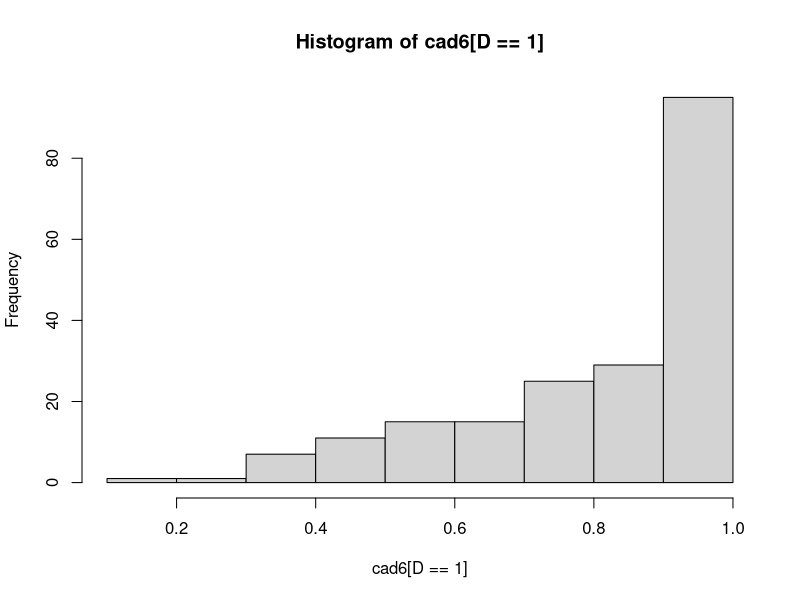
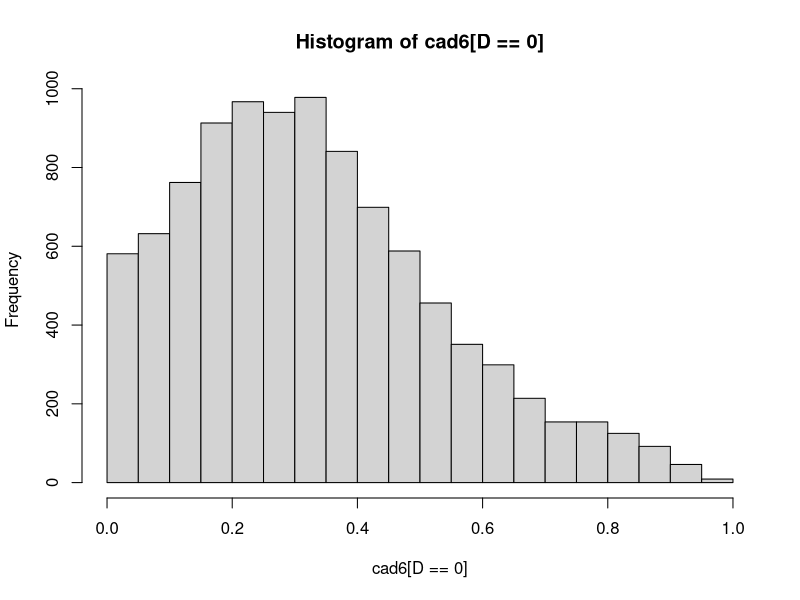
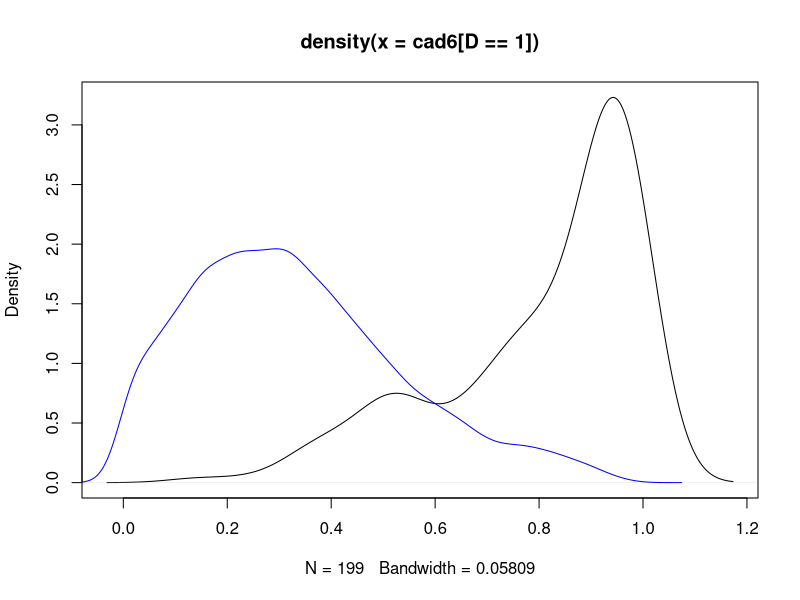
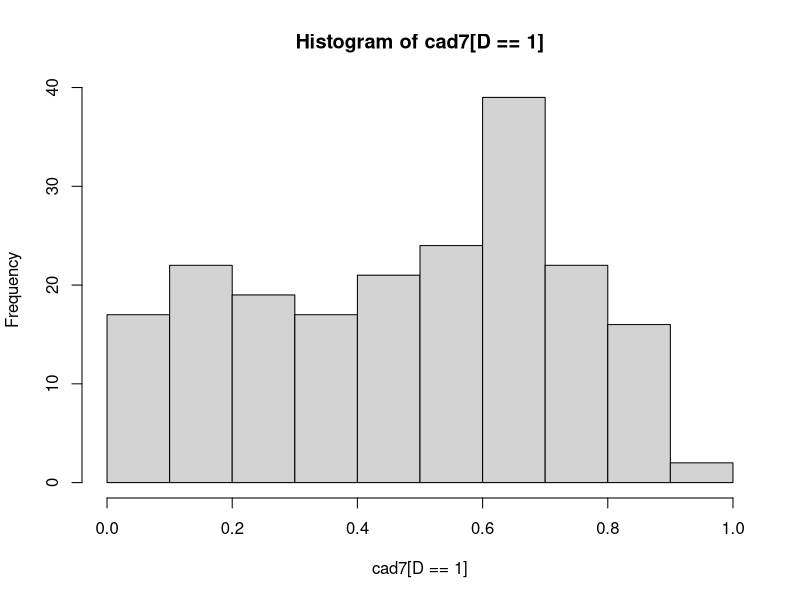
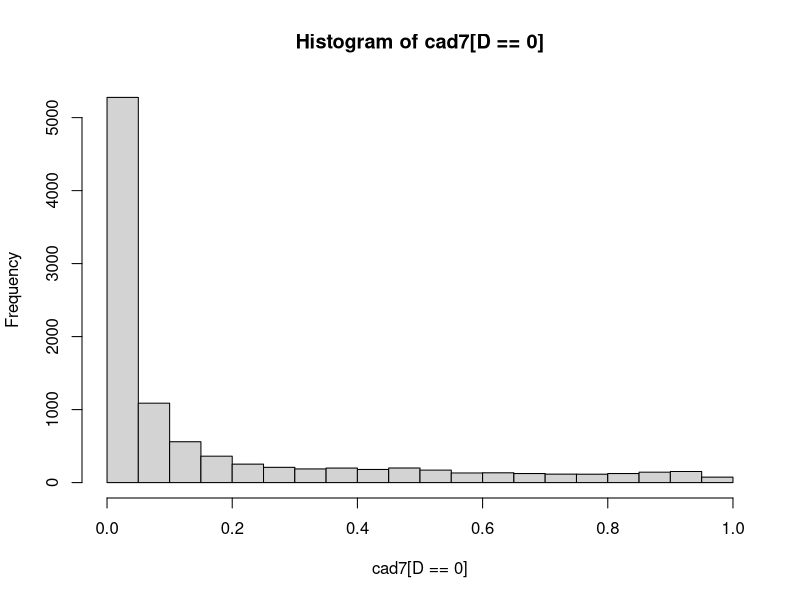
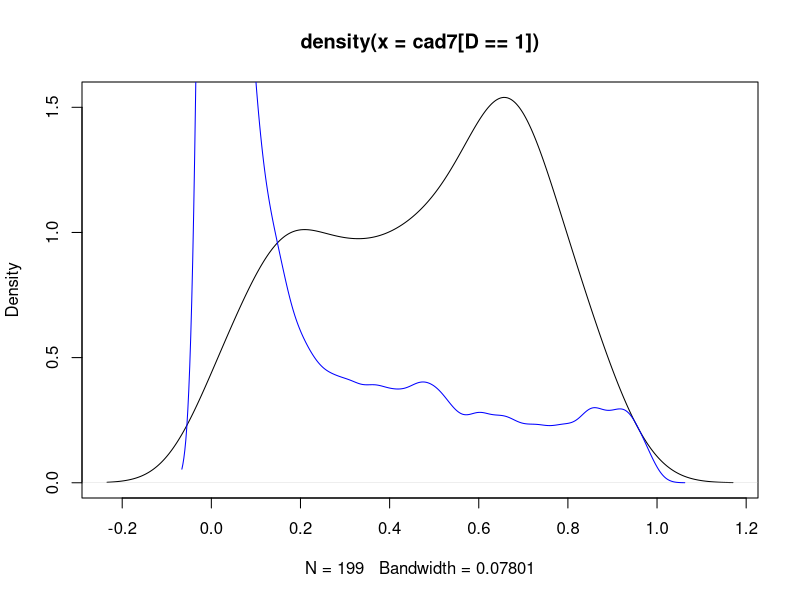
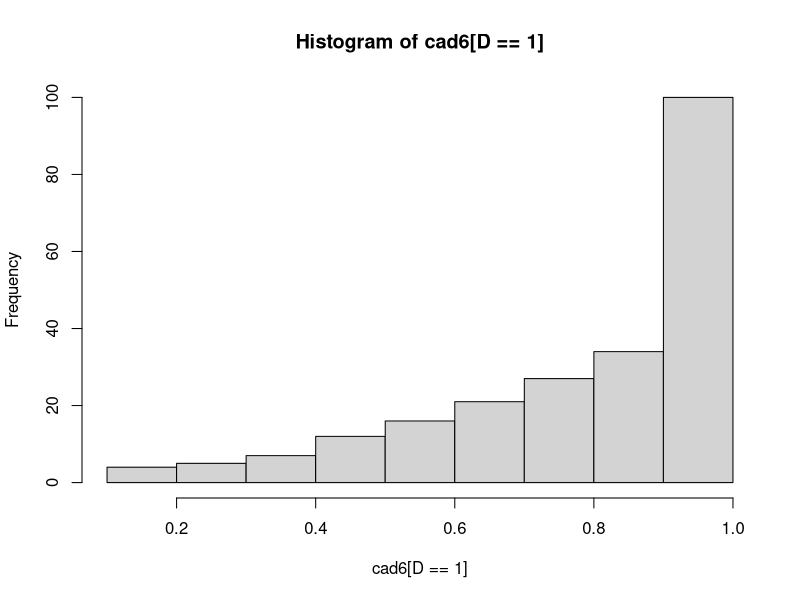
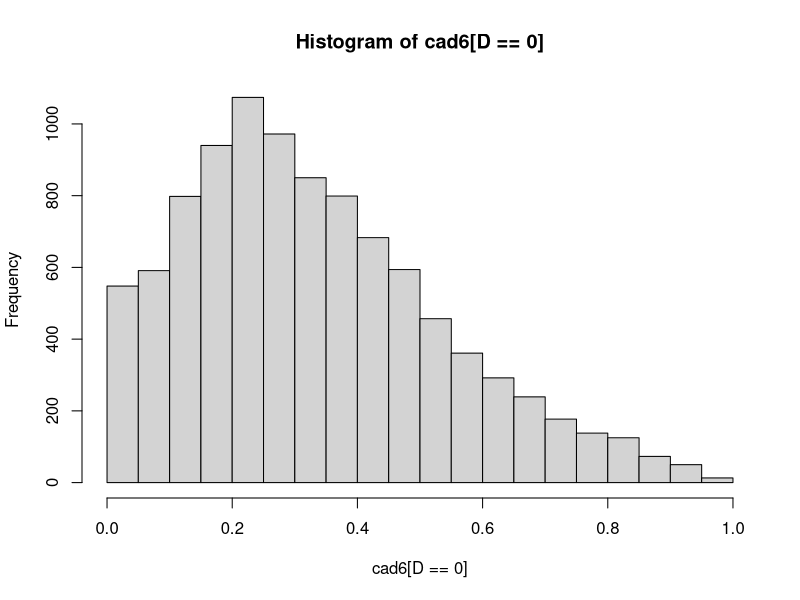

Write the R code that produced these figures, in order.

#
#Script to simulate data mimicking TB prevalence surveys
#
#
#=============================================================================

# Clear the memory
rm(list = ls())


N = 10000


M = 100

varnames = c('id','Y1','Y2',"Y25",'Y3','Y4','Y5','Y6','Y50','Y60','V','D','groups')
sim_dat_Final1 = array(dim = c(N,13,M), dimnames = list(NULL,
                                                        varnames,
                                                        NULL))



for (m in 1:M){
  
  set.seed(m)
  
  
  id = seq(1,N,1)
  
  
  
  
  D = rbinom(N,1,0.02)
  prop.table(table(D))
  
  
  a0 = -2.123
  b0 = -2.845
  
  LP0 = b0*D + a0*(1-D)
  Y0 = rbinom(N, 1, 1/( 1 + exp(- LP0 ) ) )
  table(Y0, D)
  prop.table(table(Y0, D),1)
  
  
  
  #Coefficients for Y0 in the following models for Y1-Y4
  #This causes asymptomatic with normal chest X-ray cases
  #to be generated among the TB cases
  c1 = -2
  c2 = -2
  c3 = -1.52
  c4 = -2.52
  
  
  
  
  #Generate Y1
  a1 = c(-1.823, c1)
  b1 = c(-1.323, c1)
  
  M0 = cbind(1,Y0)
  
  LP1 = (M0 %*% b1)*D + (M0 %*% a1)*(1-D)
  Y1 = rbinom(N, 1, 1/( 1 + exp(- LP1 ) ) )
  table(Y1, D)
  prop.table(table(Y1, D),2)
  
  
  
  
  M1 = cbind(1,Y0,Y1)
  
  a2 = c(-1.47, c2, 1.9)
  b2 = c(0.79, c2, 0)
  
  LP2 = (M1 %*% b2)* D + (M1 %*% a2)*(1-D)
  Y2 = rbinom(N, 1, 1/( 1 + exp(- LP2 ) ) )
  table(Y2, D)
  prop.table(table(Y2, D),2)
  
  
  
  
  
  
  
  
  
  # Simulate CAD4TB score
  kappa = 9.98
  gamma0 = -0.930
  gamma1 = 0.536
  v1 = 1/ ( 1 + exp(-(gamma1 + c3*Y0 + 1.8*Y2)))
  v0 = 1/ ( 1 + exp(-(gamma0 + c3*Y0 + 1.1*Y1 + 0.75*Y2)))
  gA1 = v1*kappa
  gB1 = (1-v1)*kappa
  gA0 = v0*kappa
  gB0 = (1-v0)*kappa
  
  gA = gA1*D + gA0*(1-D)
  gB = gB1*D + gB0*(1-D)
  
  cad6 = rbeta(N,shape1 = gA, shape2 = gB)
  
  
  hist(cad6[D==1])
  hist(cad6[D==0])
  
  plot(density(cad6[D==1]))
  lines(density(cad6[D==0]),col = 'blue')
  
  
  
  Y3 = (cad6>=.53)*1
  table(Y3)
  prop.table(table(Y3,D),2)
  cor(cbind(Y1[D==1], Y2[D==1], Y3[D==1]))
  cor(cbind(Y1[D==0],Y2[D==0], Y3[D==0]))
  
  
  
  
  
  
  # Simulate CAD4TB score
  kappa.2 = 9.98
  gamma0.2 = -3.330
  gamma1.2 = -1.936
  v1.2 = 1/ ( 1 + exp(-(gamma1.2 + c4*Y0 + 1.2*Y2 + 1.3*cad6)))
  v0.2 = 1/ ( 1 + exp(-(gamma0.2 + c4*Y0 + 1.32*Y1 + 2.65*Y2 + 1.25*cad6)))
  gA1.2 = v1.2*kappa.2
  gB1.2 = (1-v1.2)*kappa.2
  gA0.2 = v0.2*kappa.2
  gB0.2 = (1-v0.2)*kappa.2
  
  gA.2 = gA1.2*D + gA0.2*(1-D)
  gB.2 = gB1.2*D + gB0.2*(1-D)
  
  cad7 = rbeta(N,shape1 = gA.2, shape2 = gB.2)
  
  
  hist(cad7[D==1])
  hist(cad7[D==0])
  
  plot(density(cad7[D==1]))
  lines(density(cad7[D==0]),col = 'blue')
  
  
  
  Y4 = (cad7>=.15)*1
  table(Y4)
  prop.table(table(Y4,D),2)
  cor(cbind(Y1[D==1], Y2[D==1], Y3[D==1], Y4[D==1]))
  cor(cbind(Y1[D==0],Y2[D==0], Y3[D==0], Y4[D==0]))
  
  
  
  
  
  #Sample Y5 & Y6
  
  a5 = -5
  b5 = 0.56
  
  
  LP5 = b5*D + a5*(1-D)
  Y5 = rbinom(N, 1, 1/( 1 + exp(- LP5 ) ) )
  table(Y5, D)
  prop.table(table(Y5, D),2)
  
  
  
  a6 = -5
  b6 = c(0.275, 2.67)
  
  M2 = cbind(1, Y5)
  
  LP6 = (M2 %*% b6)*D + a6*(1-D)
  Y6 = rbinom(N, 1, 1/( 1 + exp(- LP6 ) ) )
  table(Y6, D)
  prop.table(table(Y6, D),2)
  
  
  cor(cbind(Y1[D==1], Y2[D==1], Y3[D==1], Y4[D==1], Y5[D==1], Y6[D==1]))
  cor(cbind(Y1[D==0],Y2[D==0], Y3[D==0], Y4[D==0], Y5[D==0], Y6[D==0]))
  
  
  
  
  Y25 = ( cad6>= .25 )*1
  E = ifelse( Y1 == 1 | Y25 == 1 | Y2 == 1, 1, 0 )
  
  
  
  
  #Flag unverified subjects though eligible
  # exclude.id = ifelse(id %in% sample(id[cad6>=.25 & cad6<.60], 2000),1,0)
  exclude.id = ifelse(id %in% sample(id[cad6>=.25 & cad6<.60], 300),1,0)
  failed.id = ifelse( id %in% sample(id[ E == 1 & exclude.id == 0], 1200), 1, 0)
  
  
  
  
  
  # V = ifelse( E %in% 0 | id %in% failed.id | id %in% exclude.id, 0, 1) 
  # | 
  # cad6>= .25 & !id %in% failed.id & !id %in% exclude.id)*1
  
  
  
  
  groups = ifelse(E %in% 1 & failed.id == 0 & exclude.id == 0, 1,  #Eligible & tested
                  ifelse(E %in% 1 & failed.id == 1 & exclude.id == 0, 2,  #Eligible but didn't test
                         ifelse(E %in% 1 & failed.id == 0 & exclude.id == 1, 3, 4))) #Eligible but were excluded using previous criterion
  
  V = ifelse( groups %in% 1, 1, 0) 
  
  prop.table(table(V))
  prop.table(table(V,D),1)
  
  table(groups)
  
  prop.table( table(groups, D),1)
  
  table(groups, Y1)
  prop.table(table(V,D),1)
  prop.table(table(D))
  table(groups, D)
  prop.table(table(groups, D),1)
  
  prop.table(table(groups))
  
  table(groups,V)
  
  table(groups, Y5)
  table(groups, V, E)
  
  
  
  Y5Y6 = ( Y5 | Y6)*1
  
  
  prop.table(table(Y5Y6))
  prop.table(table(D))
  
  
  
  table(Y1,Y2,Y3,Y4,Y5,Y6,V)
  
  
  
  
  Y50 = ifelse( V==0, 9, Y5 )
  Y60 = ifelse( V==0, 9, Y6 )
  
  
  
  sim_dat_Final1[,,m] = array(cbind(id,Y1,Y2,Y25,Y3,Y4,Y5,Y6,Y50,Y60,V,D,groups))
  
}







#Check the distribution of some variables

prop.table(table(sim_dat_Final1[,"D",1]))

prop.table(table(sim_dat_Final1[,c("Y1"),1],sim_dat_Final1[,c("D"),1]),2)
prop.table(table(Y2,D),2)
prop.table(table(Y4,D),2)
prop.table(table(Y5,D),2)
prop.table(table(Y6,D),2)[2,2]







#Overall prevalence estimate in each of the simulated dataset
M=100
prev = numeric(M)
for( m in 1:M){
  prev[m] = with( as.data.frame(sim_dat_Final1[,,m]), prop.table(table(D)))[2]
}
prev
mean(prev)







#Prevalence estimates in each of the three groups (eligible and verified, 
#eligible but unverified, ineligible and unverified)


prev2 = matrix(NA,nrow=M, ncol=3)
for( m in 1:M){
  sim_dat_Final1[,"groups",m] = ifelse( sim_dat_Final1[,"groups",m] == 3,2,
                                        sim_dat_Final1[,"groups",m])
  prev2[m,] = with( as.data.frame(sim_dat_Final1[,,m]), prop.table(table(D, groups),2))[2,]
}
prev2
apply(prev2,2,mean)




#Overall sensitivity
se.Y = array(dim = c(M,5))
for( m in 1:M){
  se.Y[m,1] = with( as.data.frame(sim_dat_Final1[,,m]), prop.table(table(Y1,D),2))[2,2]
  se.Y[m,2] = with( as.data.frame(sim_dat_Final1[,,m]), prop.table(table(Y2,D),2))[2,2]
  se.Y[m,3] = with( as.data.frame(sim_dat_Final1[,,m]), prop.table(table(Y4,D),2))[2,2]
  se.Y[m,4] = with( as.data.frame(sim_dat_Final1[,,m]), prop.table(table(Y5,D),2))[2,2]
  se.Y[m,5] = with( as.data.frame(sim_dat_Final1[,,m]), prop.table(table(Y6,D),2))[2,2]
}
head(se.Y)
apply(se.Y,2,mean)



#Overall specificity
sp.Y = array(dim = c(M,5))
for( m in 1:M){
  sp.Y[m,1] = with( as.data.frame(sim_dat_Final1[,,m]), prop.table(table(Y1,D),2))[1,1]
  sp.Y[m,2] = with( as.data.frame(sim_dat_Final1[,,m]), prop.table(table(Y2,D),2))[1,1]
  sp.Y[m,3] = with( as.data.frame(sim_dat_Final1[,,m]), prop.table(table(Y4,D),2))[1,1]
  sp.Y[m,4] = with( as.data.frame(sim_dat_Final1[,,m]), prop.table(table(Y5,D),2))[1,1]
  sp.Y[m,5] = with( as.data.frame(sim_dat_Final1[,,m]), prop.table(table(Y6,D),2))[1,1]
}
head(sp.Y)


apply(sp.Y,2,mean)







#Covariances and correlations: All groups

table(sim_dat_Final1[
  sim_dat_Final1[,"D",1] %in% c(0,1),c("Y6"),1])



cov(sim_dat_Final1[
  sim_dat_Final1[,"D",1] == 0,c("Y1","Y2","Y4","Y5","Y6"),1]) #[1,2]

M = 100
K=5

covar <- array(NA,dim = c(K,K,100))
corr <- array(NA,dim = c(K,K,100))

covar.D1 = covar
corr.D1 = corr

covar.D0 = covar
corr.D0 = corr


for(m in 1:M){
  for(i in 1:(K-1)){
    for(j in (i+1):K){
      covar.D1[j,i,m] <- cov(sim_dat_Final1[
        sim_dat_Final1[,"D",m] == 1,c("Y1","Y2","Y4","Y5","Y6"),m])[j,i]
      corr.D1[i,j,m] <- cor(sim_dat_Final1[
        sim_dat_Final1[,"D",m] == 1,c("Y1","Y2","Y4","Y5","Y6"),m])[i,j]
      
      covar.D0[j,i,m] <- cov(sim_dat_Final1[
        sim_dat_Final1[,"D",m] == 0,c("Y1","Y2","Y4","Y5","Y6"),m])[j,i]
      corr.D0[i,j,m] <- cor(sim_dat_Final1[
        sim_dat_Final1[,"D",m] == 0,c("Y1","Y2","Y4","Y5","Y6"),m])[i,j]
      
      
    }
  }
}
covar.D1
corr.D1
covar.D0
corr.D0

pool.covar.D1 = apply(covar.D1,c(1,2),mean)
round( pool.covar.D1, 3)

pool.covar.D0 = apply(covar.D0,c(1,2),mean)
round( pool.covar.D0, 3)


pool.corr.D1 = apply(corr.D1,c(1,2),mean)
round(pool.corr.D1, 3)

pool.corr.D0 = apply(corr.D0,c(1,2),mean)
round(pool.corr.D0,3)




m.D1 <- array(NA,dim = c(K,100))
m.D0 <- array(NA,dim = c(K,100))
var.D1 <- array(NA,dim = c(K,100))
var.D0 <- array(NA,dim = c(K,100))

vars = c("Y1","Y2","Y4","Y5","Y6")

for(m in 1:M){
  for(i in 1:K){
    m.D1[i,m] <- mean(sim_dat_Final1[
      sim_dat_Final1[,"D",m] == 1,vars[i],m])
    
    var.D1[i,m] = m.D1[i,m] * (1 - m.D1[i,m])
    
    m.D0[i,m] <- mean(sim_dat_Final1[
      sim_dat_Final1[,"D",m] == 0,vars[i],m])      
    
    var.D0[i,m] = m.D0[i,m] * (1 - m.D0[i,m])
    
  }
}

pool.var.D1 = apply(var.D1,c(1),mean)
round( pool.var.D1, 3)

pool.var.D0 = apply(var.D0,c(1),mean)
round( pool.var.D0, 3)







#Covariances and correlations: Restricted to verified cases only

M = 100
K=5

covar <- array(NA,dim = c(K,K,100))
corr <- array(NA,dim = c(K,K,100))

covar.D1 = covar
corr.D1 = corr

covar.D0 = covar
corr.D0 = corr



for(m in 1:M){
  for(i in 1:(K-1)){
    for(j in (i+1):K){
      covar.D1[j,i,m] <- cov(sim_dat_Final1[
        sim_dat_Final1[,"D",m] == 1 & 
          sim_dat_Final1[,"V",m] == 1,c("Y1","Y2","Y4","Y5","Y6"),m])[j,i]
      corr.D1[i,j,m] <- cor(sim_dat_Final1[
        sim_dat_Final1[,"D",m] == 1 & 
          sim_dat_Final1[,"V",m] == 1,c("Y1","Y2","Y4","Y5","Y6"),m])[i,j]
      
      covar.D0[j,i,m] <- cov(sim_dat_Final1[
        sim_dat_Final1[,"D",m] == 0 & 
          sim_dat_Final1[,"V",m] == 1,c("Y1","Y2","Y4","Y5","Y6"),m])[j,i]
      corr.D0[i,j,m] <- cor(sim_dat_Final1[
        sim_dat_Final1[,"D",m] == 0 & 
          sim_dat_Final1[,"V",m] == 1,c("Y1","Y2","Y4","Y5","Y6"),m])[i,j]
      
      
    }
  }
}
covar.D1
corr.D1
covar.D0
corr.D0

pool.covar.D1 = apply(covar.D1,c(1,2),mean)
round( pool.covar.D1, 3)

pool.covar.D0 = apply(covar.D0,c(1,2),mean)
round( pool.covar.D0, 3)


pool.corr.D1 = apply(corr.D1,c(1,2),mean)
round(pool.corr.D1, 3)

pool.corr.D0 = apply(corr.D0,c(1,2),mean)
round(pool.corr.D0,3)














#Calculate the average frequency distributions across the 100 simulated datasets
#This gives the cross classification of the tests by verification status

# Create the design matrix to hold the output

K=6
g = 3
DH = matrix( NA, nrow = 144, ncol = K  )  #

DH[,1] <- rep(c(1, 0), 72)
DH[,2] <- rep(c(rep(1,2), rep(0,2)),36)
DH[,3] <- rep(c(rep(1,4), rep(0,4)),18)
DH[,4] <- rep(c(rep(1,8), rep(0,8)), 9)
DH[,5] <- rep( c( rep(1,16), rep(0,16), rep(9,16) ),3)
DH[,6] <- c(rep(1,48), rep(0,48), rep(9,48))

var.names = c('V', 'Y60', 'Y50', 'Y25', 'Y2', 'Y1')
var.names2 = paste0('freq',1:100)

freqs = matrix(NA,ncol = ncol(DH), nrow = nrow(DH))
freqs[,1:ncol(DH)] <- DH

colnames(DH) = var.names
colnames(freqs) = c(var.names)

M = 100
N=10000
ones = rep(1, N)
for(m in 1:M){
  freq1 = aggregate( ones ~ V + Y60 + Y50 + Y25 + Y2 + Y1, 
                     data = sim_dat_Final1[,,m], FUN = function(x){NROW(x)} )
  freqs = merge(as.data.frame(freqs), as.data.frame(freq1), 
                by = var.names, all = TRUE)
  new.cols = paste0("freqobs",1:m)
  colnames(freqs) <- c(var.names,new.cols)
  
}
head(freqs)



freqs$na.count = apply(freqs,1,function(x)sum(is.na(x)))
freqs.subset = freqs[ freqs$na.count<100,]
freqs.subset$n = 100 - freqs.subset$na.count
for(m in 1:100){
  freqs.subset[,m+6]= ifelse( is.na(freqs.subset[,m+6]),0,
                              freqs.subset[,m+6])
}

ind1 = which(names(freqs) %in% "freqobs1")
ind2 = which(names(freqs) %in% "freqobs100")

freqs.subset$freqobs.t = apply(freqs.subset[,c(ind1:ind2)],1,sum)
min(freqs.subset$n)
freqs.subset$freqobs = round(freqs.subset$freqobs.t/freqs.subset$n)

freq.dist = freqs.subset[,c(1:6,ind1:ind2)]
freq.dist
sum(freq.dist$freqobs)

freq.dist[,c(1:6,10)]

sum(freq.dist[,10])







